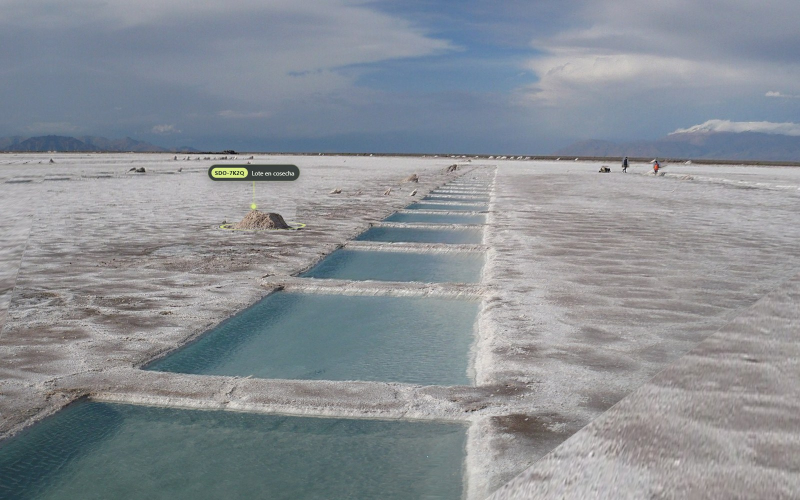
#> input picture design/3d/salina-3d-vista-girada.jpg, 1600 x 1000 px (shown at 1/2 size)
$ python compare.py ../3d/salina-3d-vista-girada.jpg ../3d/salina-3d-vista-inicial.jpg out.png
#> lines starting #> are read from the running program, lines starting #| are printed output that depends on the picture; after the words box and inside, x2 and y2 are one past the last pixel; in counts of white or black regions, pixels touching at a corner belong together
"""Compara una captura con el mockup píxel a píxel.

Uso: uv run --with pillow --with numpy python design/scripts/compare.py mockup.png captura.png [diff.png]
Métricas:
- similitud media = 1 - |diferencia| promedio / 255
- píxeles iguales = % de píxeles cuya diferencia máxima por canal es <= 16
"""
import sys
import numpy as np
from PIL import Image

a = np.asarray(Image.open(sys.argv[1]).convert("RGB"), dtype=np.int16)
b = np.asarray(Image.open(sys.argv[2]).convert("RGB").resize((a.shape[1], a.shape[0])), dtype=np.int16)
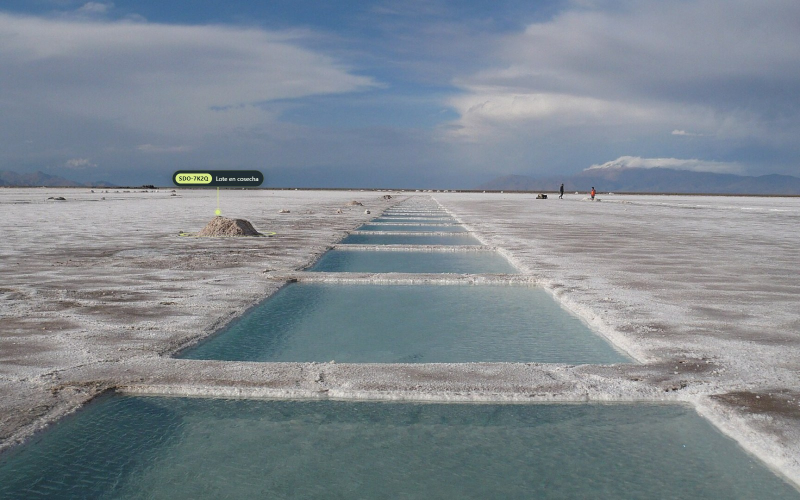
#> input picture design/3d/salina-3d-vista-inicial.jpg, 1600 x 1000 px (shown at 1/2 size)
d = np.abs(a - b)
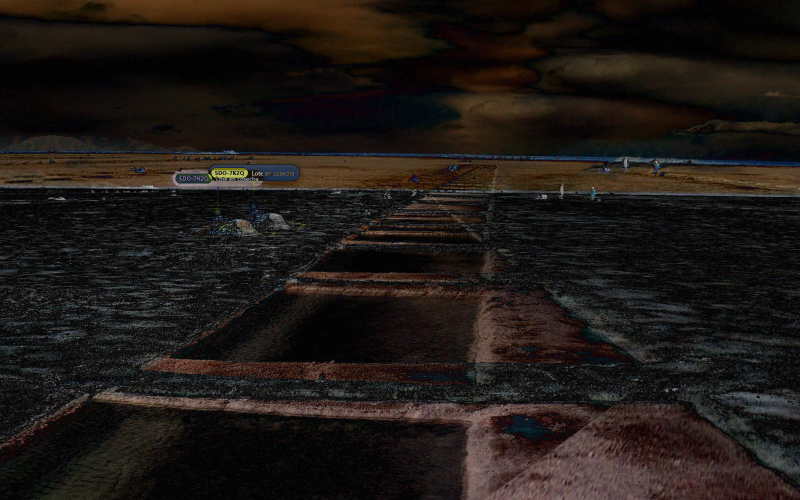
#> d: shape (1000, 1600, 3) int16 (shown at 1/2 size); mean R, G, B 30.5, 24.9, 21.7
mean_sim = 1 - d.mean() / 255
#> mean_sim = 0.899
px_match = (d.max(axis=2) <= 16).mean()
#> px_match = 0.363
print(f"similitud media: {mean_sim * 100:.2f}%")
#| similitud media: 89.93%
print(f"pixeles iguales (tol 16): {px_match * 100:.2f}%")
#| pixeles iguales (tol 16): 36.33%
rows = d.max(axis=2) > 16
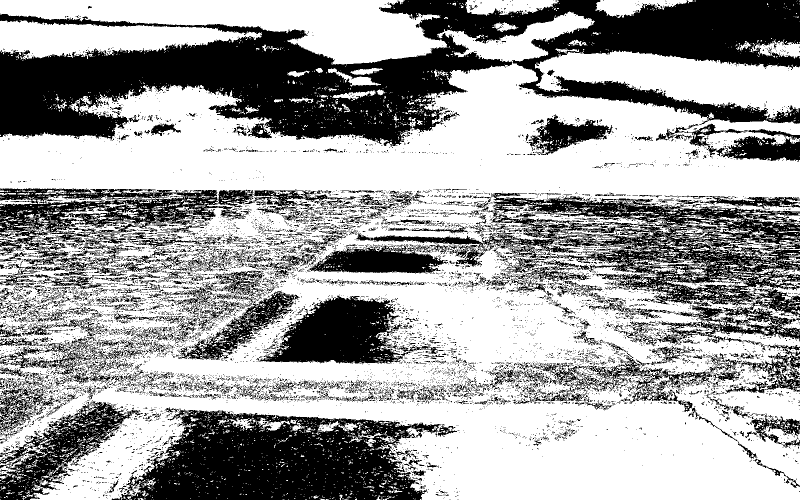
#> rows: shape (1000, 1600) bool (shown at 1/2 size); 63.7% white; 10110 black regions (9365 under 20 px), largest, box (x1, y1, x2, y2) and area: (0, 0, 1600, 293) 207678, (242, 819, 883, 1000) 74939, (712, 386, 1600, 693) 72220
h, w = rows.shape
#> h = 1000; w = 1600
for name, (x0, x1) in {"vista": (0, 1160), "panel": (1160, w)}.items():
    print(f"  {name}: {100 - rows[:, x0:x1].mean() * 100:.2f}% iguales")
#> this loop made 2 passes
#|   vista: 37.02% iguales
#|   panel: 34.51% iguales
for y0 in range(0, h, 100):
    print(f"  franja y={y0:4d}: vista {100 - rows[y0:y0 + 100, :1160].mean() * 100:6.2f}%  panel {100 - rows[y0:y0 + 100, 1160:].mean() * 100:6.2f}%")
#> this loop made 10 passes
#|   franja y=   0: vista  25.63%  panel  87.31%
#|   franja y= 100: vista  70.55%  panel  26.51%
#|   franja y= 200: vista  40.78%  panel  32.26%
#|   franja y= 300: vista  10.46%  panel  10.15%
#|   franja y= 400: vista  40.98%  panel  58.33%
#|   franja y= 500: vista  34.02%  panel  54.00%
#|   franja y= 600: vista  34.08%  panel  33.26%
#|   franja y= 700: vista  26.42%  panel  31.23%
#> (further printed lines are left out)
if len(sys.argv) > 3:
    heat = np.clip(d.max(axis=2) * 3, 0, 255).astype(np.uint8)
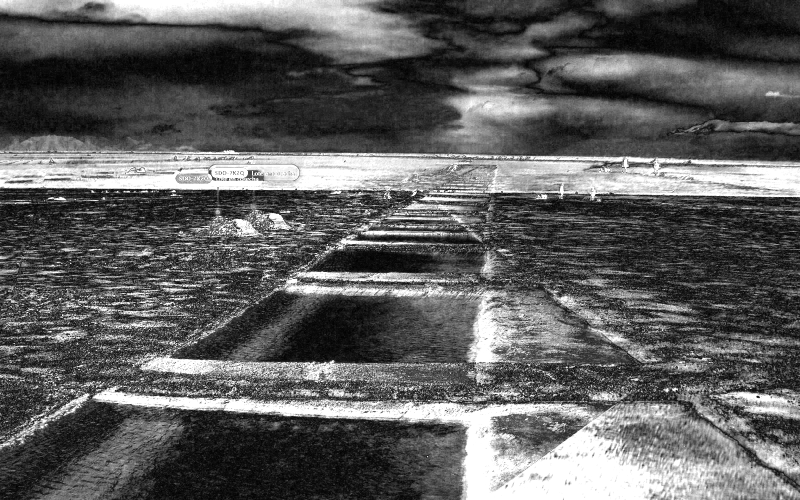
#> heat: shape (1000, 1600) (shown at 1/2 size); min 0, max 255, mean 94.3
    Image.fromarray(heat).save(sys.argv[3])
